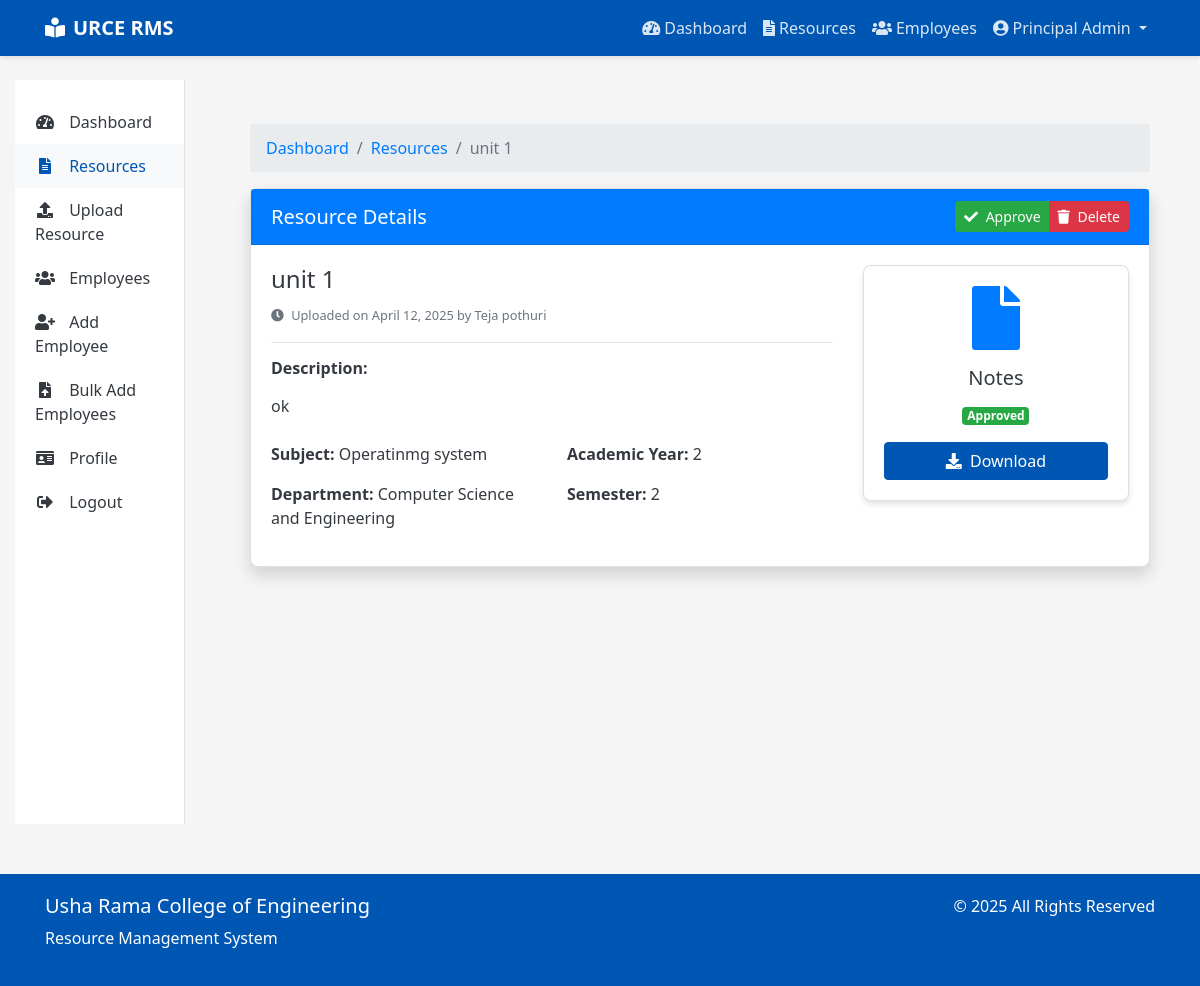
Page /resources/1/ (signed in) on the committed database.
### accounts/models.py (models this page shows, shortened)
class User(AbstractUser):
    ROLE_CHOICES = (
        ('STUDENT', 'Student'),
        ('FACULTY', 'Faculty'),
        ('HOD', 'Head of Department'),
        ('PRINCIPAL', 'Principal'),
        ('NON_TEACHING', 'Non-Teaching Staff'),
    )
    username = None
    email = models.EmailField(_('email address'), unique=True)
    id_number = models.CharField(max_length=20, unique=True)
    phone_number = models.CharField(max_length=15, blank=True, null=True)
    department = models.ForeignKey(Department, on_delete=models.SET_NULL, null=True, blank=True)
    role = models.CharField(max_length=20, choices=ROLE_CHOICES, default='STUDENT')
    profile_picture = models.ImageField(upload_to='profile_pics/', blank=True, null=True)
    USERNAME_FIELD = 'email'
    REQUIRED_FIELDS = []
    objects = UserManager()
    @property
    def is_student(self):
        return self.role == 'STUDENT'
    @property
    def is_faculty(self):
        return self.role == 'FACULTY'
    @property
    def is_hod(self):
        return self.role == 'HOD'
    @property
    def is_principal(self):
        return self.role == 'PRINCIPAL'

class Department(models.Model):
    name = models.CharField(max_length=100)
    code = models.CharField(max_length=10, unique=True)
    created_at = models.DateTimeField(auto_now_add=True)
    updated_at = models.DateTimeField(auto_now=True)

### resources/models.py (models this page shows, shortened)
class Resource(models.Model):
    title = models.CharField(max_length=200)
    description = models.TextField(blank=True, null=True)
    file = models.FileField(upload_to='resources/')
    resource_type = models.ForeignKey(ResourceType, on_delete=models.CASCADE, related_name='resources')
    subject = models.ForeignKey(Subject, on_delete=models.CASCADE, related_name='resources')
    uploaded_by = models.ForeignKey(settings.AUTH_USER_MODEL, on_delete=models.CASCADE, related_name='uploaded_resources')
    is_approved = models.BooleanField(default=False)
    created_at = models.DateTimeField(auto_now_add=True)
    updated_at = models.DateTimeField(auto_now=True)
    class Meta:
        ordering = ['-created_at']

class Subject(models.Model):
    name = models.CharField(max_length=100)
    code = models.CharField(max_length=20, unique=True)
    department = models.ForeignKey(Department, on_delete=models.CASCADE, related_name='subjects')
    academic_year = models.ForeignKey(AcademicYear, on_delete=models.CASCADE, related_name='subjects')
    semester = models.ForeignKey(Semester, on_delete=models.CASCADE, related_name='subjects')
    description = models.TextField(blank=True, null=True)
    created_at = models.DateTimeField(auto_now_add=True)
    updated_at = models.DateTimeField(auto_now=True)
    class Meta:
        unique_together = ('code', 'department', 'academic_year', 'semester')

class AcademicYear(models.Model):
    YEAR_CHOICES = [
        ('1', 'First Year'),
        ('2', 'Second Year'),
        ('3', 'Third Year'),
        ('4', 'Fourth Year'),
    ]
    name = models.CharField(max_length=50, choices=YEAR_CHOICES, unique=True)
    is_active = models.BooleanField(default=True)
    class Meta:
        ordering = ['name']

class Semester(models.Model):
    SEMESTER_CHOICES = [
        ('1', 'Semester 1'),
        ('2', 'Semester 2'),
    ]
    name = models.CharField(max_length=50, choices=SEMESTER_CHOICES, unique=True)
    is_active = models.BooleanField(default=True)
    class Meta:
        ordering = ['name']

class ResourceType(models.Model):
    name = models.CharField(max_length=50)

### resources/views.py (the view)
# urls.py: path('<int:resource_id>/', views.resource_detail, name='resource_detail'),
@login_required
def resource_detail(request, resource_id):
    user = request.user
    resource = get_object_or_404(Resource, id=resource_id)
    if user.is_student and not resource.is_approved:
        messages.error(request, "You don't have permission to view this resource.")
        return redirect('resource_list')
    if user.is_faculty and not (resource.uploaded_by == user or resource.subject.department == user.department):
        messages.error(request, "You don't have permission to view this resource.")
        return redirect('resource_list')
    if user.is_hod and resource.subject.department != user.department:
        messages.error(request, "You don't have permission to view this resource.")
        return redirect('resource_list')
    context = {
        'title': f'{resource.title} - Usha Rama College of Engineering Resource Management System',
        'resource': resource,
    }
    return render(request, 'resources/resource_detail.html', context)

### templates/resources/resource_detail.html (shortened to what this page needs)
{% extends 'base.html' %}
{% load static %}
{% block content %}
<div class="container py-4">
    <nav aria-label="breadcrumb">
        <ol class="breadcrumb">
            <li class="breadcrumb-item"><a href="{% url 'dashboard' %}">Dashboard</a></li>
            <li class="breadcrumb-item"><a href="{% url 'resource_list' %}">Resources</a></li>
            <li class="breadcrumb-item active" aria-current="page">{{ resource.title }}</li>
        </ol>
    </nav>
    <div class="card shadow">
        <div class="card-header bg-primary text-white d-flex justify-content-between align-items-center">
            <h5 class="mb-0">Resource Details</h5>
            {% if user.is_principal or user.is_hod or resource.uploaded_by == user %}
            <div class="btn-group">
                {% if not resource.is_approved and user.is_hod or user.is_principal %}
                <button class="btn btn-success btn-sm approve-resource" data-resource-id="{{ resource.id }}">
                    <i class="fas fa-check mr-1"></i> Approve
                </button>
                {% endif %}
                <button class="btn btn-danger btn-sm delete-resource" data-resource-id="{{ resource.id }}">
                    <i class="fas fa-trash mr-1"></i> Delete
                </button>
            </div>
            {% endif %}
        </div>
        <div class="card-body">
            <div class="row">
                <div class="col-md-8">
                    <h4>{{ resource.title }}</h4>
                    <p class="text-muted">
                        <small>
                            <i class="fas fa-clock mr-1"></i> Uploaded on {{ resource.created_at|date:"F d, Y" }}
                            by {{ resource.uploaded_by.get_full_name }}
                        </small>
                    </p>
                    <hr>
                    <div class="mb-4">
                        <h6 class="font-weight-bold">Description:</h6>
                        <p>{{ resource.description|linebreaks }}</p>
                    </div>
                    <div class="row">
                        <div class="col-md-6">
                            <p><strong>Subject:</strong> {{ resource.subject.name }}</p>
                            <p><strong>Department:</strong> {{ resource.subject.department.name }}</p>
                        </div>
                        <div class="col-md-6">
                            <p><strong>Academic Year:</strong> {{ resource.subject.academic_year.name }}</p>
                            <p><strong>Semester:</strong> {{ resource.subject.semester.name }}</p>
                        </div>
                    </div>
                </div>
                <div class="col-md-4">
                    <div class="card">
                        <div class="card-body text-center">
                            <div class="mb-3">
                                <i class="fas fa-file fa-4x text-primary"></i>
                            </div>
                            <h5 class="card-title">{{ resource.resource_type.name }}</h5>
                            <p class="card-text">
                                {% if resource.is_approved %}
                                <span class="badge badge-success">Approved</span>
                                {% else %}
                                <span class="badge badge-warning">Pending Approval</span>
                                {% endif %}
                            </p>
                            <a href="{% url 'download_resource' resource.id %}" class="btn btn-primary btn-block">
                                <i class="fas fa-download mr-1"></i> Download
                            </a>
                        </div>
                    </div>
                </div>
            </div>
        </div>
    </div>
</div>
{% endblock %}

### templates/base.html (shortened to what this page needs)
<!DOCTYPE html>
<html lang="en">
<head>
    <link rel="stylesheet" href="https://cdn.jsdelivr.net/npm/bootstrap@4.6.0/dist/css/bootstrap.min.css">
    <link rel="stylesheet" href="https://cdnjs.cloudflare.com/ajax/libs/font-awesome/5.15.3/css/all.min.css">
</head>
<body>
    <nav class="navbar navbar-expand-lg navbar-dark">
        <div class="container">
            <a class="navbar-brand" href="{% url 'home' %}">
                <i class="fas fa-book-reader mr-2"></i>URCE RMS
            </a>
            <div class="collapse navbar-collapse" id="navbarNav">
                <ul class="navbar-nav ml-auto">
                    {% if user.is_authenticated %}
                        <li class="nav-item">
                            <a class="nav-link" href="{% url 'dashboard' %}">
                                <i class="fas fa-tachometer-alt mr-1"></i>Dashboard
                            </a>
                        </li>
                        <li class="nav-item">
                            <a class="nav-link" href="{% url 'resource_list' %}">
                                <i class="fas fa-file-alt mr-1"></i>Resources
                            </a>
                        </li>
                        {% if user.is_principal or user.is_hod %}
                        <li class="nav-item">
                            <a class="nav-link" href="{% url 'employee_list' %}">
                                <i class="fas fa-users mr-1"></i>Employees
                            </a>
                        </li>
                        {% endif %}
                        <li class="nav-item dropdown">
                            <a class="nav-link dropdown-toggle" href="#" id="userDropdown" role="button" data-toggle="dropdown" aria-haspopup="true" aria-expanded="false">
                                <i class="fas fa-user-circle mr-1"></i>{{ user.get_full_name|default:user.email }}
                            </a>
                        </li>
                    {% endif %}
                </ul>
            </div>
        </div>
    </nav>
    <div class="container-fluid mt-4">
        <div class="row">
            {% if user.is_authenticated and not hide_sidebar %}
                <div class="col-md-3 col-lg-2 d-none d-md-block">
                    <div class="sidebar">
                        <a href="{% url 'dashboard' %}" class="sidebar-link {% if request.path == '/dashboard/' %}active{% endif %}">
                            <i class="fas fa-tachometer-alt"></i> Dashboard
                        </a>
                        <a href="{% url 'resource_list' %}" class="sidebar-link {% if '/resources/' in request.path %}active{% endif %}">
                            <i class="fas fa-file-alt"></i> Resources
                        </a>
                        {% if user.is_faculty or user.is_hod or user.is_principal %}
                        <a href="{% url 'upload_resource' %}" class="sidebar-link {% if request.path == '/resources/upload/' %}active{% endif %}">
                            <i class="fas fa-upload"></i> Upload Resource
                        </a>
                        {% endif %}
                        {% if user.is_principal or user.is_hod %}
                        <a href="{% url 'employee_list' %}" class="sidebar-link {% if '/accounts/employees/' in request.path %}active{% endif %}">
                            <i class="fas fa-users"></i> Employees
                        </a>
                        {% endif %}
                        {% if user.is_principal %}
                        <a href="{% url 'add_faculty' %}" class="sidebar-link {% if request.path == '/accounts/employees/add/' %}active{% endif %}">
                            <i class="fas fa-user-plus"></i> Add Employee
                        </a>
                        <a href="{% url 'bulk_add_employees' %}" class="sidebar-link {% if request.path == '/accounts/employees/bulk-add/' %}active{% endif %}">
                            <i class="fas fa-file-upload"></i> Bulk Add Employees
                        </a>
                        {% endif %}
                        <a href="{% url 'profile' %}" class="sidebar-link {% if request.path == '/accounts/profile/' %}active{% endif %}">
                            <i class="fas fa-id-card"></i> Profile
                        </a>
                        <a href="{% url 'logout' %}" class="sidebar-link">
                            <i class="fas fa-sign-out-alt"></i> Logout
                        </a>
                    </div>
                </div>
                <div class="col-md-9 col-lg-10">
            {% else %}
                <div class="col-12">
            {% endif %}
                <div class="content">
                    {% block content %}{% endblock %}
                </div>
            </div>
        </div>
    </div>
    <footer class="footer">
        <div class="container">
            <div class="row">
                <div class="col-md-6">
                    <h5>Usha Rama College of Engineering</h5>
                    <p>Resource Management System</p>
                </div>
                <div class="col-md-6 text-md-right">
                    <p>&copy; {% now "Y" %} All Rights Reserved</p>
                </div>
            </div>
        </div>
    </footer>
</body>
</html>

### templates/base.html (style rules this page uses)
:root { --primary-color: #0056b3; --secondary-color: #28a745; --accent-color: #ffc107; --text-color: #343a40; --light-bg: #f8f9fa; }
body { font-family: 'Segoe UI', Tahoma, Geneva, Verdana, sans-serif; color: var(--text-color); background-color: #f5f5f5; }
.navbar { background-color: var(--primary-color); box-shadow: 0 2px 4px rgba(0, 0, 0, 0.1); }
.navbar-brand { font-weight: bold; color: white !important; }
.nav-link { color: rgba(255, 255, 255, 0.85) !important; transition: color 0.3s; }
.btn-primary { background-color: var(--primary-color); border-color: var(--primary-color); }
.btn-success { background-color: var(--secondary-color); border-color: var(--secondary-color); }
.card { border-radius: 8px; box-shadow: 0 4px 6px rgba(0, 0, 0, 0.1); transition: transform 0.3s, box-shadow 0.3s; }
.footer { background-color: var(--primary-color); color: white; padding: 20px 0; margin-top: 50px; }
.sidebar { background-color: white; border-right: 1px solid #dee2e6; height: 100%; min-height: calc(100vh - 56px); padding: 20px 0; }
.sidebar-link { display: block; padding: 10px 20px; color: var(--text-color); transition: background-color 0.3s, color 0.3s; text-decoration: none; }
.sidebar-link:hover, .sidebar-link.active { background-color: var(--light-bg); color: var(--primary-color); text-decoration: none; }
.sidebar-link i { margin-right: 10px; width: 20px; text-align: center; }
.content { padding: 20px; }
.fade-in { animation: fadeIn 0.5s ease-in; }

### rows in the picture
User: get_full_name "Principal Admin"
Resource: title "unit 1", created_at "April 12, 2025", uploaded_by.get_full_name "Teja pothuri", description "ok", subject.name "Operatinmg system", subject.department.name "Computer Science and Engineering", subject.academic_year.name "2", subject.semester.name "2", resource_type.name "Notes"
